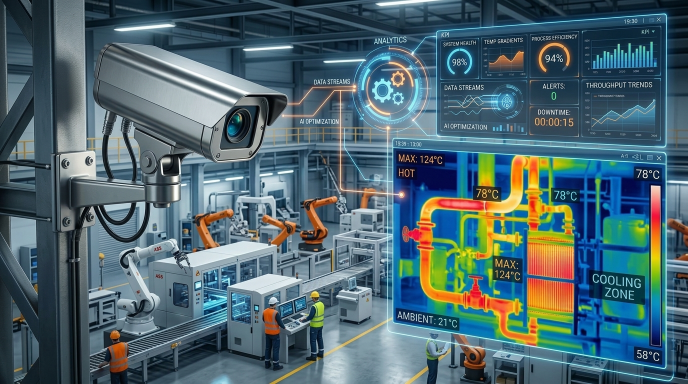
#> input picture assets/process_analytics_visual.jpg, 1376 x 768 px, found by its file name (shown at 1/2 size)
$ python create_text_mask.py
#> lines starting #> are read from the running program, lines starting #| are printed output that depends on the picture; after the words box and inside, x2 and y2 are one past the last pixel; in counts of white or black regions, pixels touching at a corner belong together
import os
import math
import random
from PIL import Image, ImageFilter

im = Image.open('c:/nimit/assets/process_analytics_visual.jpg').convert('RGB')
#> im is the input picture: PIL image 1376x768 RGB; mean R, G, B 78, 102.8, 111.2
w, h = im.size
#> w = 1376; h = 768

# Let's create an inpainting function for metallic surfaces
# 1. We identify the text mask in the camera casing:
# The camera body surface is angled at roughly -22 degrees (along the cylinder axis)
# For each pixel that is text, we interpolate from surrounding non-mask pixels along the cylinder gradient direction.

mask = Image.new('L', (w, h), 0)
#> mask: PIL image 1376x768 L; every value is 0

# Identify text pixels in Region 1: "PTZ-EXP-01"
# PTZ-EXP-01 is located at x ≈ [102..250], y ≈ [135..225]
# Note: The cable socket is around x=[100..165], y=[185..260] (we only want text above it)
for y in range(130, 240):
    for x in range(100, 255):
        # avoid cable socket (cable is dark black/gray below y=185 when x < 155)
        if y > 182 and x < 160:
            continue
        r, g, b = im.getpixel((x, y))
        # Text is dark letters (r < 75, g < 80, b < 95) on bright metal (r > 130, g > 150, b > 170)
        if r < 80 and g < 85 and b < 100:
            mask.putpixel((x, y), 255)
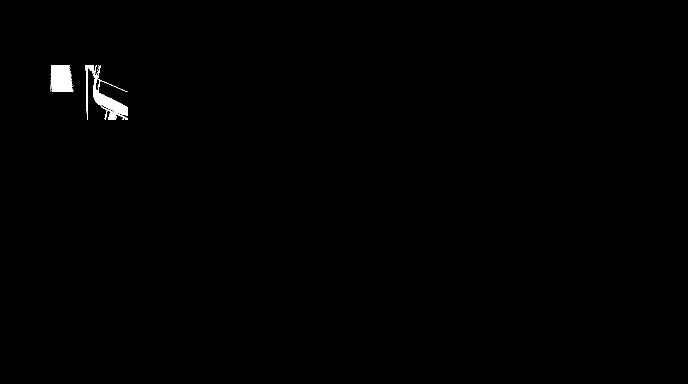
#> mask: PIL image 1376x768 L (shown at 1/2 size); 0.45% white; 18 white regions (16 under 20 px), largest, box (x1, y1, x2, y2) and area: (171, 130, 255, 240) 2634, (102, 130, 147, 183) 2088

# Identify text pixels in Region 2: "HAZ-LOC RATED" and "SWIR/EO"
for y in range(180, 275):
    for x in range(235, 375):
        r, g, b = im.getpixel((x, y))
        if r < 95 and g < 100 and b < 115:
            mask.putpixel((x, y), 255)
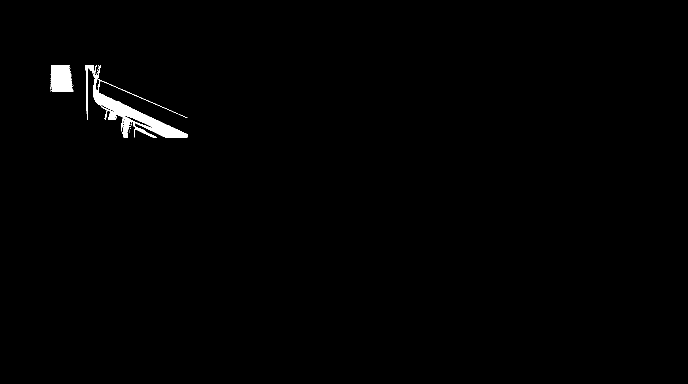
#> mask: PIL image 1376x768 L (shown at 1/2 size); 0.78% white; 23 white regions (21 under 20 px), largest, box (x1, y1, x2, y2) and area: (171, 130, 375, 275) 6066, (102, 130, 147, 183) 2088

# Identify text pixels in Region 3: mount text
for y in range(345, 380):
    for x in range(155, 220):
        r, g, b = im.getpixel((x, y))
        if r < 100 and g < 105 and b < 115:
            mask.putpixel((x, y), 255)
#> mask: PIL image 1376x768 L; 0.84% white; 28 white regions (24 under 20 px), largest, box (x1, y1, x2, y2) and area: (171, 130, 375, 275) 6066, (102, 130, 147, 183) 2088, (155, 345, 220, 369) 464, (155, 367, 173, 380) 155

# Dilate mask by 2px to include anti-aliasing edges
dilated_mask = mask.filter(ImageFilter.MaxFilter(5))
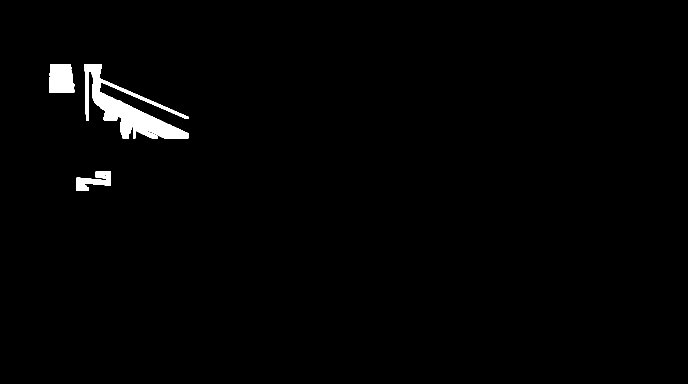
#> dilated_mask: PIL image 1376x768 L (shown at 1/2 size); 1.4% white; 3 white regions, box (x1, y1, x2, y2) and area: (169, 128, 377, 277) 10340, (98, 128, 149, 185) 2652, (153, 343, 222, 382) 1506

# Save mask for inspection
dilated_mask.crop((80, 120, 420, 390)).save('c:/nimit/scratch/camera_text_mask.png')
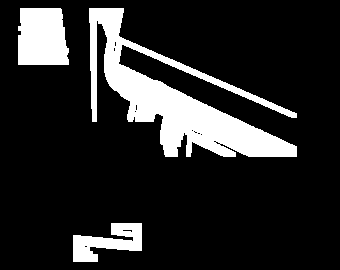
#> saved as camera_text_mask.png: PIL image 340x270 L; 15.8% white; 3 white regions, box (x1, y1, x2, y2) and area: (89, 8, 297, 157) 10340, (18, 8, 69, 65) 2652, (73, 223, 142, 262) 1506
print("Generated and saved text mask.")
